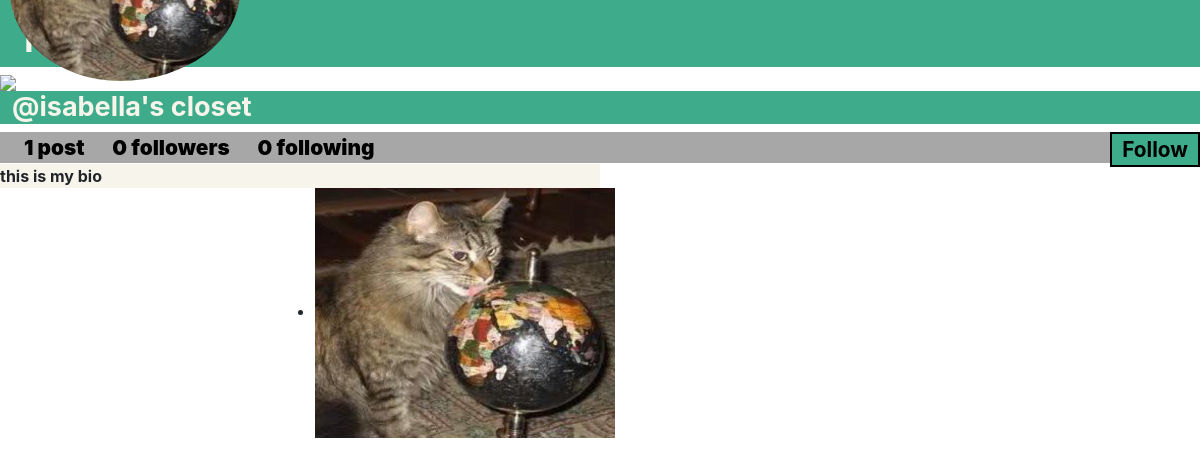
Page /profile/isabella (signed in) on the committed database.
### core/models.py (models this page shows, shortened)
class Profile(models.Model):
    user = models.ForeignKey(User, on_delete=models.CASCADE)
    id_user = models.IntegerField()
    bio = models.TextField(blank=True)
    profileimg = models.ImageField(upload_to='profile_images', default='blank-profile-picture-png.wbpg')
    location = models.CharField(max_length=100, blank=True)

class Post(models.Model):
    id = models.UUIDField(primary_key=True, default=uuid.uuid4)
    user = models.CharField(max_length=100)
    image = models.ImageField(upload_to='post_images')
    caption = models.TextField()
    created_at = models.DateTimeField(default=datetime.now)
    no_of_likes = models.IntegerField(default=0)

### core/views.py (the view)
# urls.py: path('profile/<str:pk>', views.profile, name='profile'),
@login_required(login_url='signin')
def profile(request, pk):
    user_object = User.objects.get(username=pk)
    user_profile = Profile.objects.get(user=user_object)
    user_posts = Post.objects.filter(user=pk)
    user_post_length = len(user_posts)
    context = {
        'user_object': user_object,
        'user_profile': user_profile,
        'user_posts': user_posts,
        'user_post_length': user_post_length
    }
    return render(request, 'profile.html', context)

### templates/profile.html (shortened to what this page needs)
{% load static %}
<!DOCTYPE html>
<html lang="en">
<head>
    <link rel="stylesheet" href="{% static 'css/main.min.css' %}">
    <link rel="stylesheet" href="{% static 'css/color.css' %}">
    <link rel="stylesheet" href="{% static 'css/responsive.css' %}">
</head>
<body>
	<section>
		<header style ="background:#3eac8bff">
			<b><h1 style="
				font-family: Rozha One, serif;
				font-size: 3.5rem;
				color:  #f6f4ebff;
				padding-left: 20px
			"><a href="/">fabrik</a>
		</header>
				<div class="banner-img">
					<img class="center-fit" src="{% static 'images/resources/timeline-1.jpg' %}">
				</div>
				<div class="profile-image">
					<figure>
						<img src="{{user_profile.profileimg.url}}" style="
							position: absolute;
							height: 200px;
							width: 100%;
							padding-left: 10px;
							padding-bottom: 10px;
							border-radius: 50%
							">
					</figure>
				</div>
				<h5 style="
					background: #3eac8bff;
					position:relative;
					color: #f6f4ebff;
					white-space: nowrap;
					font-size: 27px;
					padding-left: 1%;
				"><b>@{{user_profile.user.username}}'s closet</b></h5>
				<form action="/follow" method="POST">
					<div class="profile-info-bar">
						{% if user_post_length == 0 %}
						<span class="info-bar-items"><b>0 posts</b></span>
						{% elif user_post_length == 1 %}
						<span class="info-bar-items"><b>{{user_post_length}} post</b></span>
						{% else %}
						<span class="info-bar-items"><b>{{user_post_length}} posts</b></span>
						{% endif %}
						<span class="info-bar-items"><b>0 followers</b></span>
						<span class="info-bar-items"><b>0 following</b></span>
						{% if user_object.username != user.username %}
						<a data-ripple=""><button type="submit" class="settings-or-follow">Follow</button></a>
						{% else %}
						<a href="/settings" data-ripple=""><button type="submit" class="settings-or-follow" >Account Settings</button></a>
						{% endif %}
					</div>
				</form>
				<div class="container-fluid">
					<div class="row merged">
						<div class="col-lg-2 col-sm-3">
						</div>
						<div class="col-lg-10 col-sm-9">
						</div>
					</div>
				</div>
		</section>
		<section>
			<div class="bio">
				{{user_profile.bio}}
			</div>
		</section>
	<section>
		<div class="gap gray-bg">
			<div class="container-fluid">
				<div class="row">
					<div class="col-lg-12">
						<div class="row" id="page-contents">
							<div class="col-lg-3">
							</div>
							<div class="col-lg-6">
								<div class="central-meta">
									<ul class="photos">
										{% for post in user_posts reversed %}
										<li>
											<a class="strip" href="{{post.image.url}}" title="" data-strip-group="mygroup" data-strip-group-options="loop: false">
												<img src="{{post.image.url}}" style="height: 250px; width: 300px;" alt=""></a>
										</li>
										{% endfor %}
									</ul>
								</div>
							</div>
							<div class="col-lg-3">
							</div>
						</div>
					</div>
				</div>
			</div>
		</div>
	</section>
</body>
</html>

### static/css/color.css (style rules this page uses)
#nprogress .bar, .timeline-info > ul li a::before, .add-btn > a, .activitiez > li::before, form button, .colla-apps > li a:hover, a.underline:before, .setting-row input:checked + label, .user-avatar:hover .edit-phto, .error-meta > a, .color-bg, .add-butn, .nav.nav-tabs.likes-btn > li a.active, a.dislike-btn, .drop > a:hover, .btn-view.btn-load-more:hover, .accordion .card h5 button[aria-expanded="true"], .chat-head, .f-page > figure em, .inbox-panel-head > ul > li > a, .nav-tabs--left .nav-link.active, .nav-tabs--left .nav-link.active:hover, footer .widget-title h4::before, #topcontrol, .sidebar .widget-title::before, .f-title::before, .g-post-classic > figure > i::after, .purify > a, .help-list > a:hover, .open-position::before, .info > a, .category-box:hover, .category-box.selected, a.main-btn, .section-heading::before, .getquot-baner, .more-branches > h4::before, .is-helpful > a, .cart-optionz > li > a:hover, .paginationz > li a:hover, .paginationz > li a.active, .shopping-cart, a.btn2:hover, .form-submit > input[type="submit"], button.submit-checkout, .delete-cart:hover, .proceed .button, .amount-area .update-cart, a.addnewforum, .apply-bttons > a { background: orange; }

### static/css/responsive.css (style rules this page uses)
@media screen and (max-width: 1281px) and (min-width: 1024px) { .photos > li { min-width: 32.2%; width: 32.2%; } }

### templates/profile.html (style rules this page uses)
* { margin: 0; padding: 0; }
.banner-img { display: grid; }
.center-fit { max-width: 100%; }
.profile-image { float: right; margin-top: -200px; position: absolute; width: 20%; height: 20%; }
a:link { color: #f6f4ebff; text-decoration: none; }
.profile-info-bar { background:rgb(167, 167, 167); }
.info-bar-items { padding-left: 2%; color: rgb(0, 0, 0); font-size: 1.3rem; }
.settings-or-follow { font-size: 1.3rem; background-color: #3eac8bff; float: right; border: none; padding-left: 10px; padding-right: 10px; font-weight: bold; border: 2px solid black; }
.bio { background: #f6f4ebff; font-size: 1rem; width: 50%; }

### rows in the picture
Profile: profileimg (picture), user.username "isabella", bio "this is my bio"
Post: image (picture)

### other values in the picture
{{ user_post_length }} "1"
